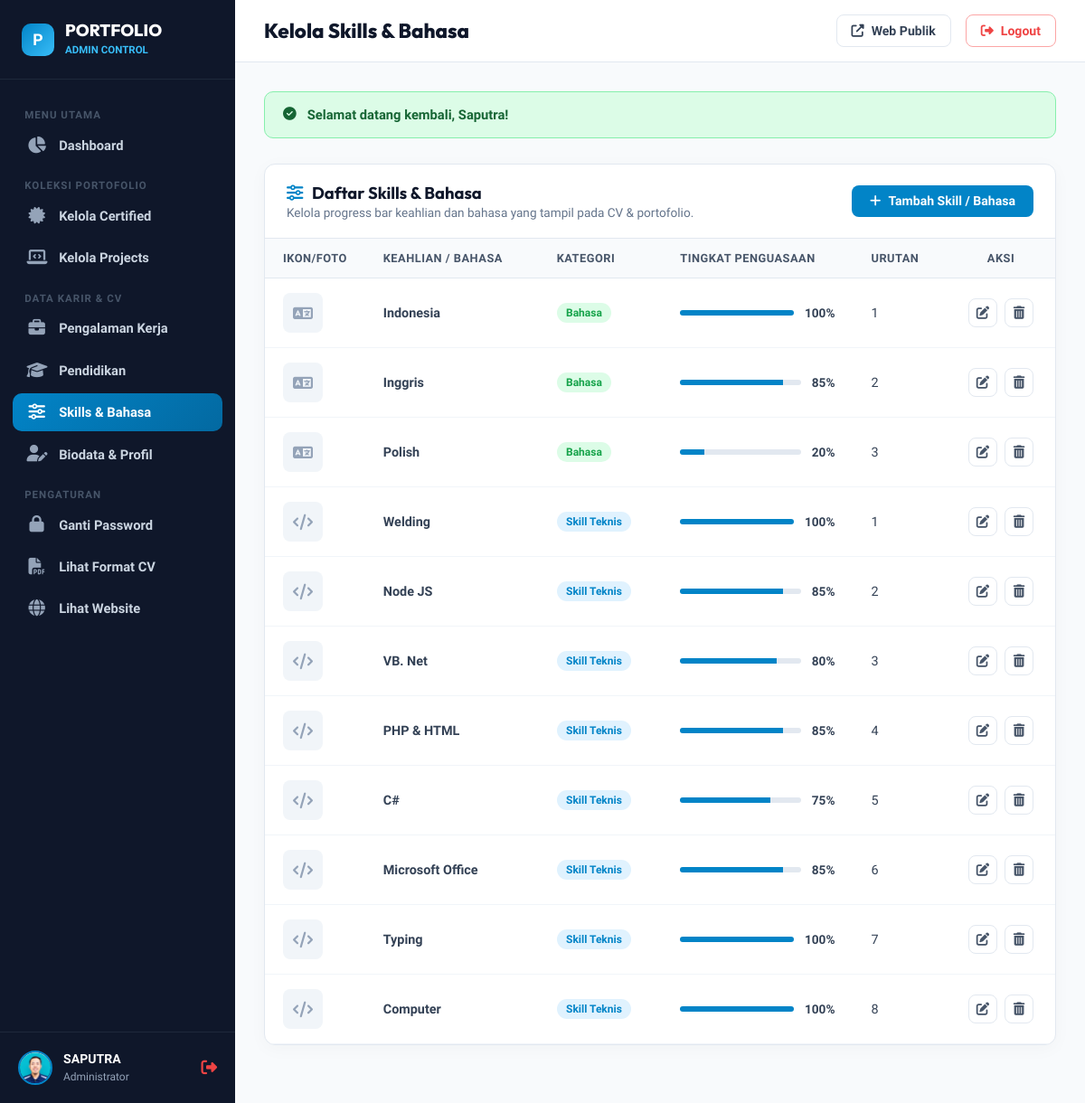
The page /MrSvz1404/skills.php (signed in) on the database its author committed.
### tables this page shows
CREATE TABLE profile (
                id INTEGER PRIMARY KEY,
                full_name TEXT NOT NULL,
                title TEXT NOT NULL,
                phone TEXT,
                email TEXT,
                address TEXT,
                linkedin TEXT,
                github TEXT,
                bio TEXT,
                avatar TEXT,
                updated_at DATETIME DEFAULT CURRENT_TIMESTAMP
            , bio_en TEXT);

CREATE TABLE skills (
                id INTEGER PRIMARY KEY AUTOINCREMENT,
                name TEXT NOT NULL,
                percentage INTEGER NOT NULL,
                category TEXT DEFAULT 'skill',
                sort_order INTEGER DEFAULT 0
            , image TEXT);

### includes/functions.php (called while the page is built, shortened)
<?php
function sanitize($data) {
    return htmlspecialchars(trim((string)$data), ENT_QUOTES, 'UTF-8', false);
}
function base_url($path = '') {
    $cleanPath = ltrim($path, '/');
    $host = $_SERVER['HTTP_HOST'] ?? '';
    $isLocalhost = in_array($host, ['localhost', '127.0.0.1']) || strpos($host, 'localhost:') === 0;
    $isProduction = !$isLocalhost || !empty($_ENV['VERCEL']) || !empty($_SERVER['VERCEL']) || !empty($_SERVER['HTTP_X_VERCEL_ID']);
    return BASE_URL . $cleanPath;
}
function getFlash() {
    if (isset($_SESSION['flash'])) {
        $flash = $_SESSION['flash'];
        return $flash;
    }
    return null;
}
function getProfileData() {
    $db = Database::getConnection();
    $stmt = $db->query("SELECT * FROM profile WHERE id = 1 LIMIT 1");
    $profile = $stmt->fetch();
    return $profile;
}

### MrSvz1404/auth_check.php (called while the page is built, shortened)
<?php
require_once __DIR__ . '/../includes/functions.php';
$profile = getProfileData();

### MrSvz1404/skills.php (the view, shortened to what this page needs)
<?php
require_once __DIR__ . '/auth_check.php';
$db = Database::getConnection();
$action = $_GET['action'] ?? 'list';
$id = isset($_GET['id']) ? (int)$_GET['id'] : 0;
$currentItem = null;
$skills = $db->query("SELECT * FROM skills ORDER BY category ASC, sort_order ASC, id ASC")->fetchAll();
$pageTitle = 'Kelola Skills & Bahasa';
require_once __DIR__ . '/header.php';
?>
<?php if ($action === 'add' || $action === 'edit'): ?>
  <div class="admin-card">
    <div class="admin-card-header">
      <h3 class="admin-card-title">
        <i class="fas <?= $action === 'add' ? 'fa-plus-circle' : 'fa-edit' ?>" style="color: var(--admin-primary); margin-right: 6px;"></i>
        <?= $action === 'add' ? 'Tambah Skill / Bahasa Baru' : 'Edit Skill' ?>
      </h3>
      <a href="<?= base_url('MrSvz1404/skills.php') ?>" class="btn-outline-action">
        <i class="fas fa-arrow-left"></i> Kembali ke Daftar
      </a>
    </div>
    <div class="admin-modal-body">
      <form action="<?= base_url('MrSvz1404/skills.php' . ($action === 'edit' ? '?action=edit&id=' . $id : '?action=add')) ?>" method="POST" enctype="multipart/form-data">
        <input type="hidden" name="existing_image" value="<?= sanitize($currentItem['image'] ?? '') ?>">
        <div class="form-grid">
          <div class="admin-input-group">
            <label class="admin-label" for="name">Nama Keahlian / Bahasa *</label>
            <input type="text" id="name" name="name" class="admin-input" required
                   value="<?= sanitize($currentItem['name'] ?? '') ?>" placeholder="Contoh: Node JS / Welding / Inggris">
          </div>
          <div class="admin-input-group">
            <label class="admin-label" for="category">Kategori *</label>
            <select id="category" name="category" class="admin-select" required>
              <option value="skill" <?= ($currentItem['category'] ?? '') === 'skill' ? 'selected' : '' ?>>Teknis & Komputer (Skills)</option>
              <option value="bahasa" <?= ($currentItem['category'] ?? '') === 'bahasa' ? 'selected' : '' ?>>Kemampuan Bahasa (Language)</option>
            </select>
          </div>
          <div class="admin-input-group">
            <label class="admin-label" for="percentage">Persentase Penguasaan (1 - 100%) *</label>
            <input type="number" id="percentage" name="percentage" class="admin-input" min="1" max="100" required
                   value="<?= (int)($currentItem['percentage'] ?? 85) ?>">
          </div>
          <div class="admin-input-group">
            <label class="admin-label" for="sort_order">Urutan Tampil (Angka kecil tampil di atas)</label>
            <input type="number" id="sort_order" name="sort_order" class="admin-input"
                   value="<?= (int)($currentItem['sort_order'] ?? 0) ?>">
          </div>
          <div class="admin-input-group form-full">
            <label class="admin-label" for="image">Foto / Ikon / Logo Badge Keahlian (Opsional)</label>
            <input type="file" id="image" name="image" class="admin-input" accept="image/*" data-preview="skill-preview">
            <small style="color: #64748b; font-size: 0.78rem;">Foto badge atau ikon penanda keahlian. Format: JPG, PNG, WEBP. Maks 5MB.</small>
            <div id="skill-preview" class="preview-box" style="<?= !empty($currentItem['image']) ? 'display:block;' : '' ?>">
              <?php if (!empty($currentItem['image'])): ?>
                <img src="<?= base_url($currentItem['image']) ?>" alt="Preview" style="max-height: 80px; object-fit: contain;">
              <?php endif; ?>
            </div>
          </div>
        </div>
        <div style="display: flex; gap: 0.75rem; justify-content: flex-end; margin-top: 1.5rem; padding-top: 1.25rem; border-top: 1px solid var(--admin-border);">
          <a href="<?= base_url('MrSvz1404/skills.php') ?>" class="btn-outline-action">Batal</a>
          <button type="submit" class="btn-admin-action">
            <i class="fas fa-save"></i> Simpan Skill
          </button>
        </div>
      </form>
    </div>
  </div>
<?php else: ?>
  <div class="admin-card">
    <div class="admin-card-header">
      <div>
        <h3 class="admin-card-title"><i class="fas fa-sliders-h" style="color: var(--admin-primary); margin-right: 6px;"></i> Daftar Skills & Bahasa</h3>
        <p style="font-size: 0.85rem; color: #64748b; margin-top: 2px;">Kelola progress bar keahlian dan bahasa yang tampil pada CV & portofolio.</p>
      </div>
      <a href="<?= base_url('MrSvz1404/skills.php?action=add') ?>" class="btn-admin-action">
        <i class="fas fa-plus"></i> Tambah Skill / Bahasa
      </a>
    </div>
    <div class="table-responsive">
      <table class="admin-table">
        <thead>
          <tr>
            <th style="width: 70px;">Ikon/Foto</th>
            <th>Keahlian / Bahasa</th>
            <th>Kategori</th>
            <th>Tingkat Penguasaan</th>
            <th>Urutan</th>
            <th style="width: 120px; text-align: center;">Aksi</th>
          </tr>
        </thead>
        <tbody>
          <?php if (empty($skills)): ?>
            <tr><td colspan="6" style="text-align: center; padding: 2rem;">Belum ada data skill.</td></tr>
          <?php else: ?>
            <?php foreach ($skills as $s): ?>
              <tr>
                <td>
                  <?php if (!empty($s['image'])): ?>
                    <img src="<?= base_url($s['image']) ?>" class="table-img" alt="" style="width: 44px; height: 44px; object-fit: contain;">
                  <?php else: ?>
                    <div style="width: 44px; height: 44px; background: #f1f5f9; border-radius: 8px; display: flex; align-items: center; justify-content: center; color: #94a3b8; font-size: 1.1rem;">
                      <i class="fas <?= $s['category'] === 'bahasa' ? 'fa-language' : 'fa-code' ?>"></i>
                    </div>
                  <?php endif; ?>
                </td>
                <td><strong><?= sanitize($s['name']) ?></strong></td>
                <td>
                  <span class="badge-status <?= $s['category'] === 'bahasa' ? 'green' : 'blue' ?>">
                    <?= $s['category'] === 'bahasa' ? 'Bahasa' : 'Skill Teknis' ?>
                  </span>
                </td>
                <td>
                  <div style="display: flex; align-items: center; gap: 0.75rem; max-width: 200px;">
                    <div style="flex: 1; height: 6px; background: #e2e8f0; border-radius: 999px; overflow: hidden;">
                      <div style="width: <?= (int)$s['percentage'] ?>%; height: 100%; background: #0284c7;"></div>
                    </div>
                    <span style="font-weight: 700; font-size: 0.85rem;"><?= (int)$s['percentage'] ?>%</span>
                  </div>
                </td>
                <td><?= (int)$s['sort_order'] ?></td>
                <td style="text-align: center;">
                  <div class="table-actions" style="justify-content: center;">
                    <a href="<?= base_url('MrSvz1404/skills.php?action=edit&id=' . $s['id']) ?>" class="btn-icon edit" title="Edit">
                      <i class="fas fa-edit"></i>
                    </a>
                    <a href="<?= base_url('MrSvz1404/skills.php?action=delete&id=' . $s['id']) ?>"
                       class="btn-icon delete" title="Hapus"
                       onclick="return confirmDelete('Hapus \'<?= addslashes(sanitize($s['name'])) ?>\'?');">
                      <i class="fas fa-trash-alt"></i>
                    </a>
                  </div>
                </td>
              </tr>
            <?php endforeach; ?>
          <?php endif; ?>
        </tbody>
      </table>
    </div>
  </div>
<?php endif; ?>
<?php require_once __DIR__ . '/footer.php'; ?>

### MrSvz1404/header.php (shortened to what this page needs)
<?php
require_once __DIR__ . '/auth_check.php';
$currentPage = basename($_SERVER['PHP_SELF']);
$flash = getFlash();
?>
<!DOCTYPE html>
<html lang="id">
<head>
  <link rel="stylesheet" href="https://cdnjs.cloudflare.com/ajax/libs/font-awesome/6.5.1/css/all.min.css" />
  <link rel="stylesheet" href="<?= base_url('assets/css/admin.css') ?>">
</head>
<body class="admin-body">
  <aside class="admin-sidebar">
    <div class="sidebar-header">
      <div class="sidebar-brand-badge">P</div>
      <div class="sidebar-brand-text">
        <h2>PORTFOLIO</h2>
        <span>ADMIN CONTROL</span>
      </div>
    </div>
    <ul class="sidebar-menu">
      <li class="sidebar-heading">Menu Utama</li>
      <li class="sidebar-item">
        <a href="<?= base_url('MrSvz1404/index.php') ?>" class="sidebar-link <?= $currentPage === 'index.php' ? 'active' : '' ?>">
          <i class="fas fa-chart-pie"></i>
          <span>Dashboard</span>
        </a>
      </li>
      <li class="sidebar-heading">Koleksi Portofolio</li>
      <li class="sidebar-item">
        <a href="<?= base_url('MrSvz1404/certified.php') ?>" class="sidebar-link <?= $currentPage === 'certified.php' ? 'active' : '' ?>">
          <i class="fas fa-certificate"></i>
          <span>Kelola Certified</span>
        </a>
      </li>
      <li class="sidebar-item">
        <a href="<?= base_url('MrSvz1404/projects.php') ?>" class="sidebar-link <?= $currentPage === 'projects.php' ? 'active' : '' ?>">
          <i class="fas fa-laptop-code"></i>
          <span>Kelola Projects</span>
        </a>
      </li>
      <li class="sidebar-heading">Data Karir & CV</li>
      <li class="sidebar-item">
        <a href="<?= base_url('MrSvz1404/experience.php') ?>" class="sidebar-link <?= $currentPage === 'experience.php' ? 'active' : '' ?>">
          <i class="fas fa-briefcase"></i>
          <span>Pengalaman Kerja</span>
        </a>
      </li>
      <li class="sidebar-item">
        <a href="<?= base_url('MrSvz1404/education.php') ?>" class="sidebar-link <?= $currentPage === 'education.php' ? 'active' : '' ?>">
          <i class="fas fa-graduation-cap"></i>
          <span>Pendidikan</span>
        </a>
      </li>
      <li class="sidebar-item">
        <a href="<?= base_url('MrSvz1404/skills.php') ?>" class="sidebar-link <?= $currentPage === 'skills.php' ? 'active' : '' ?>">
          <i class="fas fa-sliders-h"></i>
          <span>Skills & Bahasa</span>
        </a>
      </li>
      <li class="sidebar-item">
        <a href="<?= base_url('MrSvz1404/profile.php') ?>" class="sidebar-link <?= $currentPage === 'profile.php' ? 'active' : '' ?>">
          <i class="fas fa-user-edit"></i>
          <span>Biodata & Profil</span>
        </a>
      </li>
      <li class="sidebar-heading">Pengaturan</li>
      <li class="sidebar-item">
        <a href="<?= base_url('MrSvz1404/settings.php') ?>" class="sidebar-link <?= $currentPage === 'settings.php' ? 'active' : '' ?>">
          <i class="fas fa-lock"></i>
          <span>Ganti Password</span>
        </a>
      </li>
      <li class="sidebar-item">
        <a href="<?= base_url('cv.php') ?>" target="_blank" class="sidebar-link">
          <i class="fas fa-file-pdf"></i>
          <span>Lihat Format CV</span>
        </a>
      </li>
      <li class="sidebar-item">
        <a href="<?= base_url() ?>" target="_blank" class="sidebar-link">
          <i class="fas fa-globe"></i>
          <span>Lihat Website</span>
        </a>
      </li>
    </ul>
    <div class="sidebar-footer">
      <div class="sidebar-user">
        <img src="<?= base_url($profile['avatar'] ?: 'assets/images/avatar.png') ?>" alt="User" class="sidebar-user-avatar">
        <div class="sidebar-user-info">
          <span><?= sanitize($profile['full_name']) ?></span>
          <small>Administrator</small>
        </div>
      </div>
      <a href="<?= base_url('MrSvz1404/logout.php') ?>" title="Keluar / Logout" style="color: #ef4444; font-size: 1.1rem;">
        <i class="fas fa-sign-out-alt"></i>
      </a>
    </div>
  </aside>
  <main class="admin-main">
    <header class="admin-topbar">
      <div class="topbar-left">
        <div class="topbar-title">
          <h1><?= $pageTitle ?? 'Admin Control' ?></h1>
        </div>
      </div>
      <div class="topbar-right">
        <a href="<?= base_url() ?>" target="_blank" class="btn-outline-action">
          <i class="fas fa-external-link-alt"></i> Web Publik
        </a>
        <a href="<?= base_url('MrSvz1404/logout.php') ?>" class="btn-outline-action" style="color: #ef4444; border-color: #fca5a5;">
          <i class="fas fa-sign-out-alt"></i> Logout
        </a>
      </div>
    </header>
    <div class="admin-content">
      <?php if ($flash): ?>
        <div class="alert-banner <?= $flash['type'] ?>">
          <i class="fas <?= $flash['type'] === 'success' ? 'fa-check-circle' : ($flash['type'] === 'danger' ? 'fa-exclamation-circle' : 'fa-info-circle') ?>"></i>
          <span><?= $flash['message'] ?></span>
        </div>
      <?php endif; ?>

### rows shown on the page
profile: avatar (placeholder picture), full_name "SAPUTRA"
skills: name "Indonesia", category "Bahasa", percentage "100", sort_order "1"
skills: name "Inggris", category "Bahasa", percentage "85", sort_order "2"
skills: name "Polish", category "Bahasa", percentage "20", sort_order "3"
skills: name "Welding", category "Skill Teknis", percentage "100", sort_order "1"
skills: name "Node JS", category "Skill Teknis", percentage "85", sort_order "2"
skills: name "VB. Net", category "Skill Teknis", percentage "80", sort_order "3"
skills: name "PHP & HTML", category "Skill Teknis", percentage "85", sort_order "4"
skills: name "C#", category "Skill Teknis", percentage "75", sort_order "5"
skills: name "Microsoft Office", category "Skill Teknis", percentage "85", sort_order "6"
skills: name "Typing", category "Skill Teknis", percentage "100", sort_order "7"
skills: name "Computer", category "Skill Teknis", percentage "100", sort_order "8"

### other values the page prints
$pageTitle "Kelola Skills & Bahasa"
$flash['message'] "Selamat datang kembali, Saputra!"
